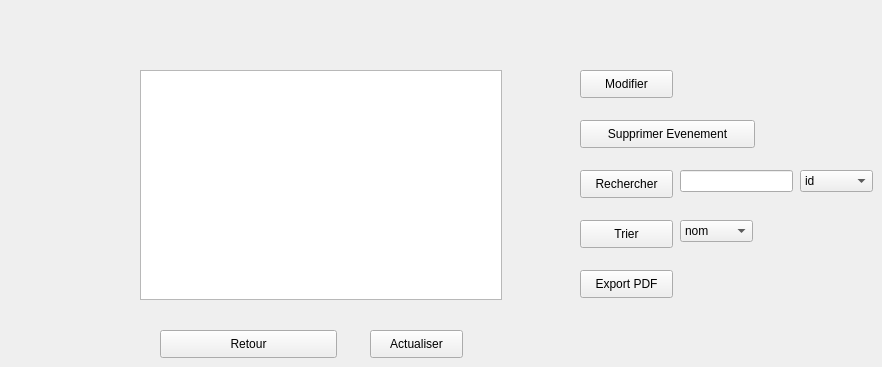
      <widget class="QWidget" name="tab_25">
       <attribute name="title">
        <string>affichageEvenements</string>
       </attribute>
       <widget class="QWidget" name="layoutWidget_16">
        <property name="geometry">
         <rect>
          <x>140</x>
          <y>70</y>
          <width>362</width>
          <height>230</height>
         </rect>
        </property>
        <layout class="QGridLayout" name="gridLayout_7">
         <item row="1" column="0">
          <layout class="QHBoxLayout" name="horizontalLayout_26">
           <item>
            <widget class="QTableView" name="tableView_7"/>
           </item>
          </layout>
         </item>
        </layout>
       </widget>
       <widget class="QPushButton" name="pushButtonSupprimer_4">
        <property name="geometry">
         <rect>
          <x>580</x>
          <y>120</y>
          <width>175</width>
          <height>28</height>
         </rect>
        </property>
        <property name="text">
         <string>Supprimer Evenement</string>
        </property>
       </widget>
       <widget class="QPushButton" name="pushButtonRetour_17">
        <property name="geometry">
         <rect>
          <x>160</x>
          <y>330</y>
          <width>177</width>
          <height>28</height>
         </rect>
        </property>
        <property name="text">
         <string>Retour</string>
        </property>
       </widget>
       <widget class="QPushButton" name="pushButton_9">
        <property name="geometry">
         <rect>
          <x>580</x>
          <y>70</y>
          <width>93</width>
          <height>28</height>
         </rect>
        </property>
        <property name="text">
         <string>Modifier</string>
        </property>
       </widget>
       <widget class="QPushButton" name="pushButton_10">
        <property name="geometry">
         <rect>
          <x>580</x>
          <y>220</y>
          <width>93</width>
          <height>28</height>
         </rect>
        </property>
        <property name="text">
         <string>Trier</string>
        </property>
       </widget>
       <widget class="QLineEdit" name="lineEditRech_4">
        <property name="geometry">
         <rect>
          <x>680</x>
          <y>170</y>
          <width>113</width>
          <height>22</height>
         </rect>
        </property>
       </widget>
       <widget class="QPushButton" name="pushButton_11">
        <property name="geometry">
         <rect>
          <x>580</x>
          <y>170</y>
          <width>93</width>
          <height>28</height>
         </rect>
        </property>
        <property name="text">
         <string>Rechercher</string>
        </property>
       </widget>
       <widget class="QPushButton" name="pushButton_29">
        <property name="geometry">
         <rect>
          <x>370</x>
          <y>330</y>
          <width>93</width>
          <height>28</height>
         </rect>
        </property>
        <property name="text">
         <string>Actualiser</string>
        </property>
       </widget>
       <widget class="QPushButton" name="pushButton_30">
        <property name="geometry">
         <rect>
          <x>580</x>
          <y>270</y>
          <width>93</width>
          <height>28</height>
         </rect>
        </property>
        <property name="text">
         <string>Export PDF</string>
        </property>
       </widget>
       <widget class="QComboBox" name="comboBox_9">
        <property name="geometry">
         <rect>
          <x>800</x>
          <y>170</y>
          <width>73</width>
          <height>22</height>
         </rect>
        </property>
        <item>
         <property name="text">
          <string>id</string>
         </property>
        </item>
        <item>
         <property name="text">
          <string>nom</string>
         </property>
        </item>
        <item>
         <property name="text">
          <string>prix</string>
         </property>
        </item>
       </widget>
       <widget class="QComboBox" name="comboBox_10">
        <property name="geometry">
         <rect>
          <x>680</x>
          <y>220</y>
          <width>73</width>
          <height>22</height>
         </rect>
        </property>
        <item>
         <property name="text">
          <string>nom</string>
         </property>
        </item>
        <item>
         <property name="text">
          <string>prix</string>
         </property>
        </item>
        <item>
         <property name="text">
          <string>da</string>
         </property>
        </item>
       </widget>
      </widget>
